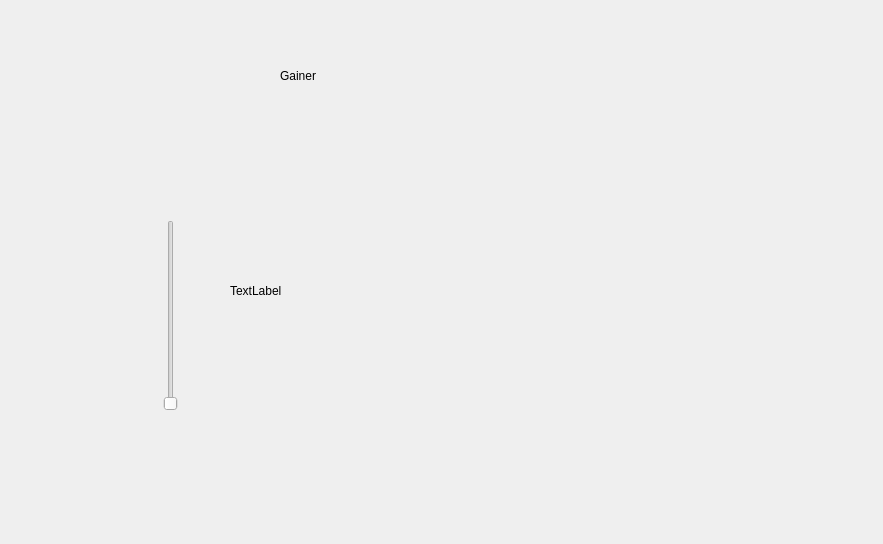
<?xml version="1.0" encoding="UTF-8"?>
<ui version="4.0">
 <class>GainerWidget</class>
 <widget class="QWidget" name="GainerWidget">
  <property name="geometry">
   <rect>
    <x>0</x>
    <y>0</y>
    <width>883</width>
    <height>544</height>
   </rect>
  </property>
  <property name="windowTitle">
   <string>Form</string>
  </property>
  <widget class="QSlider" name="verticalSlider">
   <property name="geometry">
    <rect>
     <x>140</x>
     <y>220</y>
     <width>61</width>
     <height>191</height>
    </rect>
   </property>
   <property name="maximum">
    <number>100</number>
   </property>
   <property name="orientation">
    <enum>Qt::Orientation::Vertical</enum>
   </property>
  </widget>
  <widget class="QLabel" name="label">
   <property name="geometry">
    <rect>
     <x>230</x>
     <y>260</y>
     <width>111</width>
     <height>61</height>
    </rect>
   </property>
   <property name="text">
    <string>TextLabel</string>
   </property>
  </widget>
  <widget class="QLabel" name="label_2">
   <property name="geometry">
    <rect>
     <x>280</x>
     <y>30</y>
     <width>171</width>
     <height>91</height>
    </rect>
   </property>
   <property name="text">
    <string>Gainer</string>
   </property>
  </widget>
 </widget>
 <resources/>
 <connections/>
</ui>
